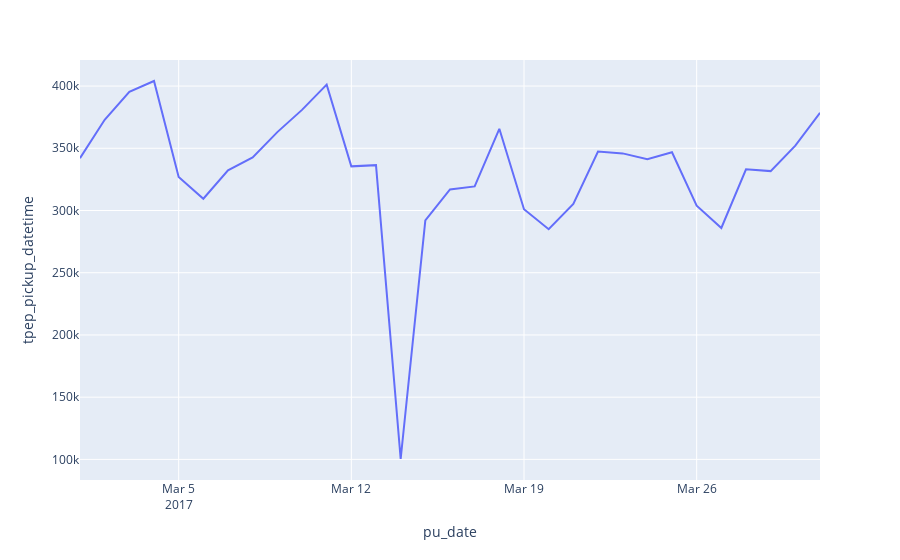

Source (notebook cell):
### Code cell
import plotly.express as px

fig = px.line(grouped_date, y="tpep_pickup_datetime",hover_name="day")

fig.show()

### Figure 1 — Plotly figure (JSON) as saved in the notebook; plotly's stock layout.template omitted (floating-point values rounded to 4 significant figures)
{"data": [{"hovertemplate": "<b>%{hovertext}</b><br><br>pu_date=%{x}<br>tpep_pickup_datetime=%{y}<extra></extra>", "hovertext": [2, 3, 4, 5, 6, 0, 1, 2, 3, 4, 5, 6, 0, 1, 2, 3, 4, 5, 6, 0, 1, 2, 3, 4, 5, 6, 0, 1, 2, 3, 4], "legendgroup": "", "line": {"color": "#636efa", "dash": "solid"}, "mode": "lines", "name": "", "orientation": "v", "showlegend": false, "type": "scatter", "x": ["2017-03-01", "2017-03-02", "2017-03-03", "2017-03-04", "2017-03-05", "2017-03-06", "2017-03-07", "2017-03-08", "2017-03-09", "2017-03-10", "2017-03-11", "2017-03-12", "2017-03-13", "2017-03-14", "2017-03-15", "2017-03-16", "2017-03-17", "2017-03-18", "2017-03-19", "2017-03-20", "2017-03-21", "2017-03-22", "2017-03-23", "2017-03-24", "2017-03-25", "2017-03-26", "2017-03-27", "2017-03-28", "2017-03-29", "2017-03-30", "2017-03-31"], "xaxis": "x", "y": [342078, 372857, 395404, 404061, 326942, 309425, 332336, 342591, 362976, 380845, 401170, 335470, 336424, 100325, 292140, 316923, 319347, 365664, 300980, 284983, 305200, 347375, 345901, 341125, 346805, 303832, 285968, 333134, 331662, 352132, 378553], "yaxis": "y"}], "layout": {"legend": {"tracegroupgap": 0}, "margin": {"t": 60}, "xaxis": {"anchor": "y", "domain": [0, 1], "title": {"text": "pu_date"}}, "yaxis": {"anchor": "x", "domain": [0, 1], "title": {"text": "tpep_pickup_datetime"}}}}
